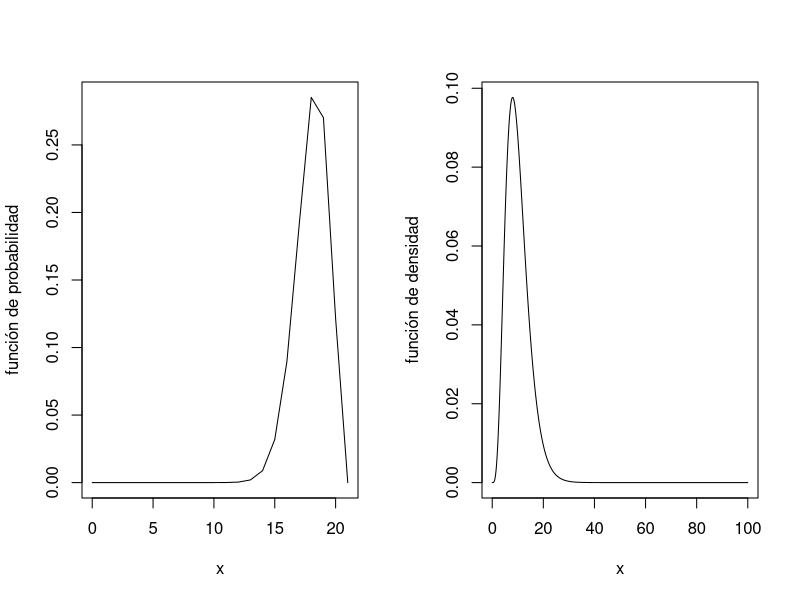
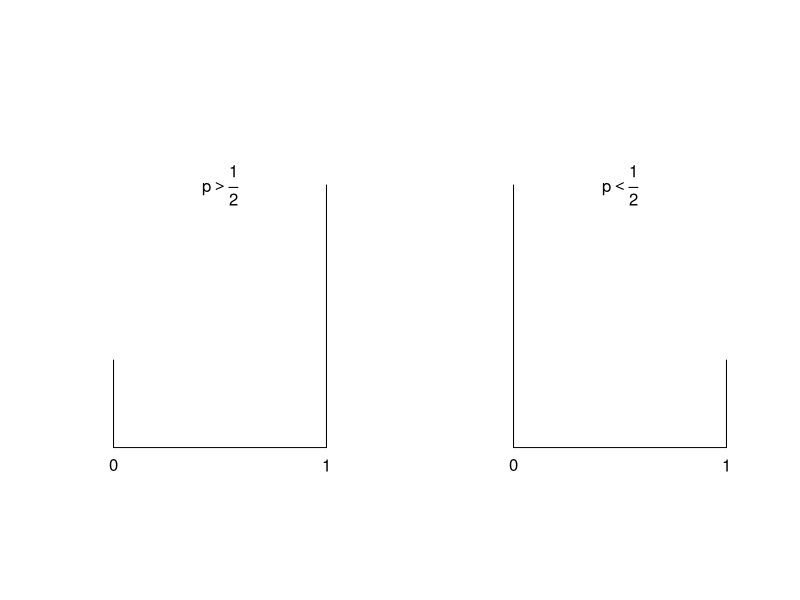
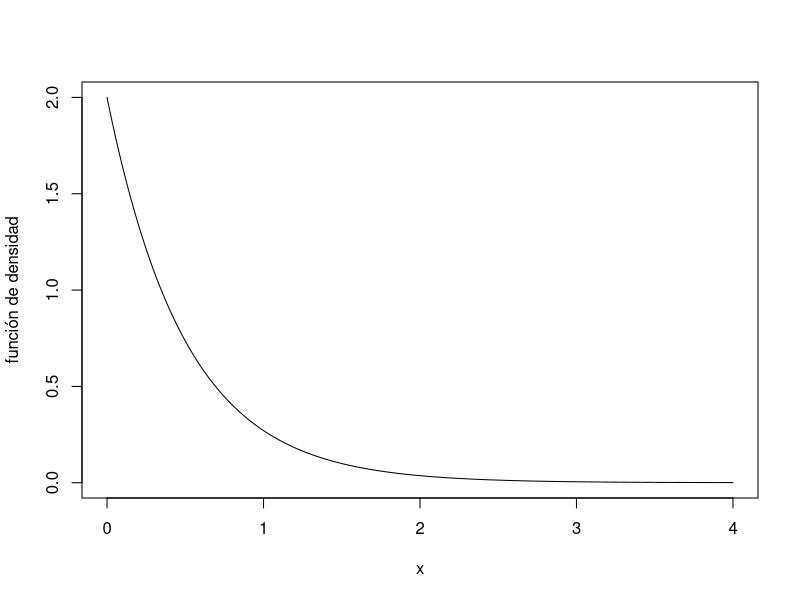
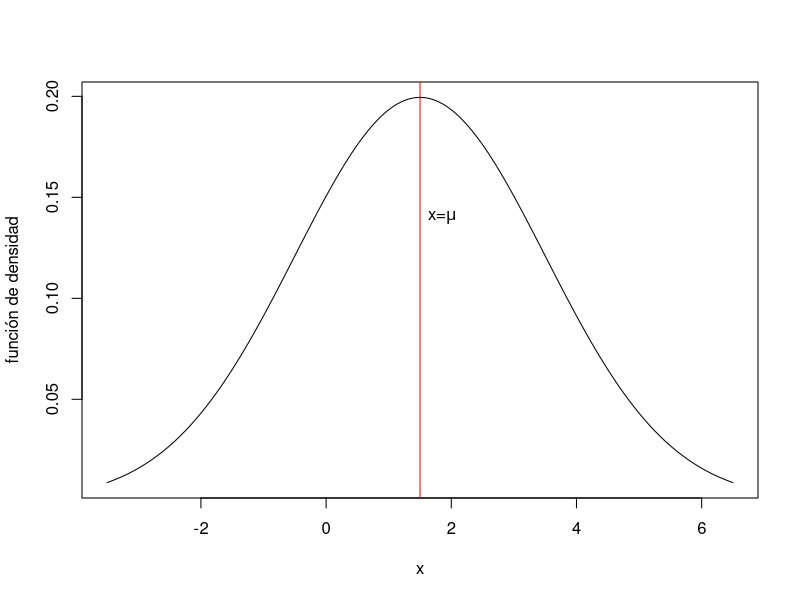
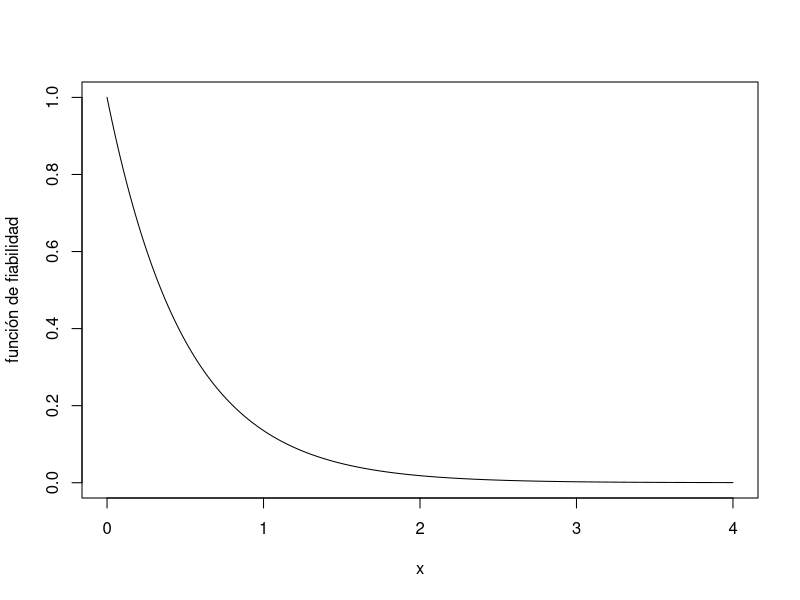
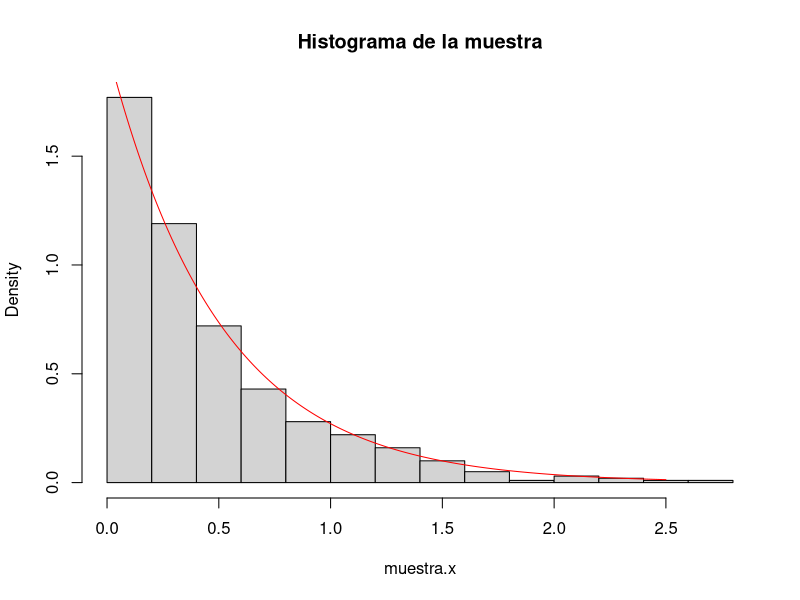
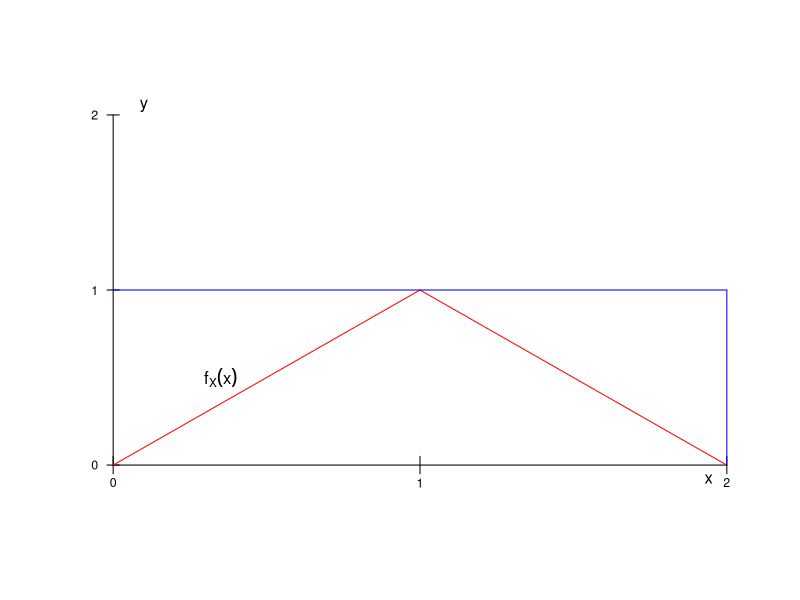
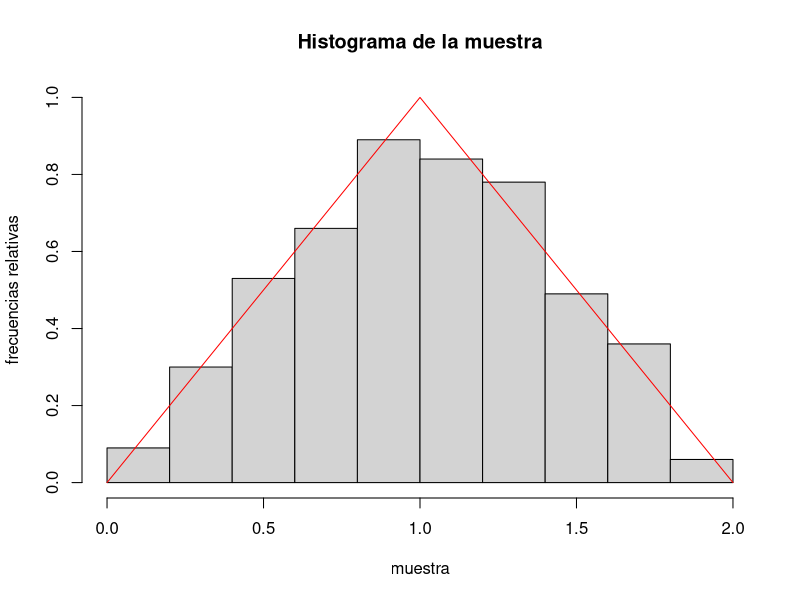

Here is the R script that generated these plots, in order:
## ---- chunk 1
par(mfrow=c(1,2))
x=seq(from=0,to=21, by=1)
plot(x,dbinom(x,20,0.9),type="l",ylab="función de probabilidad")
x=seq(from=0,to=100, by=0.1)
plot(x,dchisq(x,10),type="l",ylab="función de densidad")
## ---- chunk 2
par(mfrow=c(1,2))
plot(c(-0.1,1.1,-0,1.1),c(-0.1,-0.1,1,1),type="n",xlab="",ylab="",xaxt="n",yaxt="n",axes=FALSE)
lines(c(0,1),c(0,0))
text(0,-0.05,0)
p=0.75
lines(c(0,0),c(0,1-p))
text(1,-0.05,1)
lines(c(1,1),c(0,p))
text(0.5,0.75,expression(p>frac(1,2)))
plot(c(-0.1,1.1,-0,1.1),c(-0.1,-0.1,1,1),type="n",xlab="",ylab="",xaxt="n",yaxt="n",axes=FALSE)
lines(c(0,1),c(0,0))
text(0,-0.05,0)
p=0.25
lines(c(0,0),c(0,1-p))
text(1,-0.05,1)
lines(c(1,1),c(0,p))
text(0.5,0.75,expression(p<frac(1,2)))
## ---- chunk 3
par(mfrow=c(1,1))
x=seq(from=0,to=4,by=0.01)
plot(x,dexp(x,rate=2),type="l",ylab="función de densidad")
## ---- chunk 4
mu=1.5
sigma=2
x=seq(from=mu-5,to=mu+5,by=0.01)
plot(x,dnorm(x,mu,sigma),type="l",ylab="función de densidad")
text(mu+0.35,0.14,expression(paste("x=",mu)))
abline(v=mu,col="red")
## ---- chunk 5
x=seq(from=0,to=4, by=0.01)
lambda=2
plot(x,1-pexp(x,lambda),type="l",ylab="función de fiabilidad")
## ---- chunk 6
n=25
lambda=2
muestra.y = runif(n)
muestra.x = -(1/lambda)*log(1-muestra.y)
muestra.x
## ---- chunk 7
n=500
lambda=2
set.seed(2019)
muestra.y = runif(n)
muestra.x = -(1/lambda)*log(1-muestra.y)
hist(muestra.x,freq=FALSE,main="Histograma de la muestra")
x2=seq(from=0,to=2.5,by=0.01)
lines(x2,dexp(x2,lambda),col="red")
## ---- chunk 8
xmin=0
xmax=2
ymin=0
ymax=2
tolx=0.01*(xmax-xmin)
toly=0.05*(ymax-ymin)
quantsx=2
quantsy=2
f = function(x){ifelse(x>=0 & x<=1,x,ifelse(x>=1&x<=2,2-x,0))}
plot(c(xmin-tolx,xmax+tolx,xmin-tolx,xmax+tolx),c(ymin-toly,ymin-toly,ymax+toly,ymax+toly),type="n",xlab="",ylab="",xaxt="n",yaxt="n",axes=FALSE)
x=seq(from=xmin,to=xmax,by=0.01)
#points(x,f(x),type="l")
lines(c(xmin,xmin),c(ymin,ymax))
lines(c(xmin,xmax),c(ymin,ymin))
text(xmax-3*tolx,-4*tolx,"x")
text(toly,ymax+toly/2,"y")
for (i in 0:(quantsx)){
  lines(rep(xmin+((xmax-xmin)/quantsx)*i,2),c(ymin-0.5*toly,ymin+0.5*toly))
  text(xmin+((xmax-xmin)/quantsx)*i,ymin-1*toly,xmin+((xmax-xmin)/quantsx)*i,cex=0.75)}
for (i in 0:(quantsy)){
  lines(c(xmin-tolx,xmin+tolx),rep(ymin+((ymax-ymin)/quantsy)*i,2))
  text(xmin-3*tolx,ymin+((ymax-ymin)/quantsy)*i,ymin+((ymax-ymin)/quantsy)*i,cex=0.75)}
x2=seq(from=xmin,to=xmax,by=0.01)
lines(x2,f(x2),col="red")
lines(c(0,2),c(1,1),col="blue")
lines(c(2,2),c(0,1),col="blue")
text(0.35,0.5,expression(f[X](x)))
## ---- chunk 9
a=0; b=2; c=0; d=1; n=25; i=1;
f = function(x){ifelse(x>=0 & x<=1,x,ifelse(x>=1&x<=2,2-x,0))}
muestra=c()
while(i <=n){
  x=runif(1,a,b)
  y=runif(1,c,d)
  if(y <= f(x)){muestra=c(muestra,x); i=i+1}
}
muestra
## ---- chunk 10
a=0; b=2; c=0; d=1; n=500; i=1;
f = function(x){ifelse(x>=0 & x<=1,x,ifelse(x>=1&x<=2,2-x,0))}
muestra=c()
while(i <=n){
  x=runif(1,a,b)
  y=runif(1,c,d)
  if(y <= f(x)){muestra=c(muestra,x); i=i+1}
}
hist(muestra,freq=FALSE,ylab="frecuencias relativas",main="Histograma de la muestra", ylim = c(0,1))
x2=seq(from=0,to=2,by=0.01)
lines(x2,f(x2),col="red")
## ---- chunk 11
x=seq(from=0,to=1,by=0.01)
f=function(x){-((1-x)*log(1-x)+x*log(x))}
plot(x,f(x),type="l",ylab="Entropía")
## ---- chunk 12
x=seq(from=0,to=5,by=0.01)
f=function(x){1-log(x)}
plot(x,f(x),type="l",ylab="Entropía")
